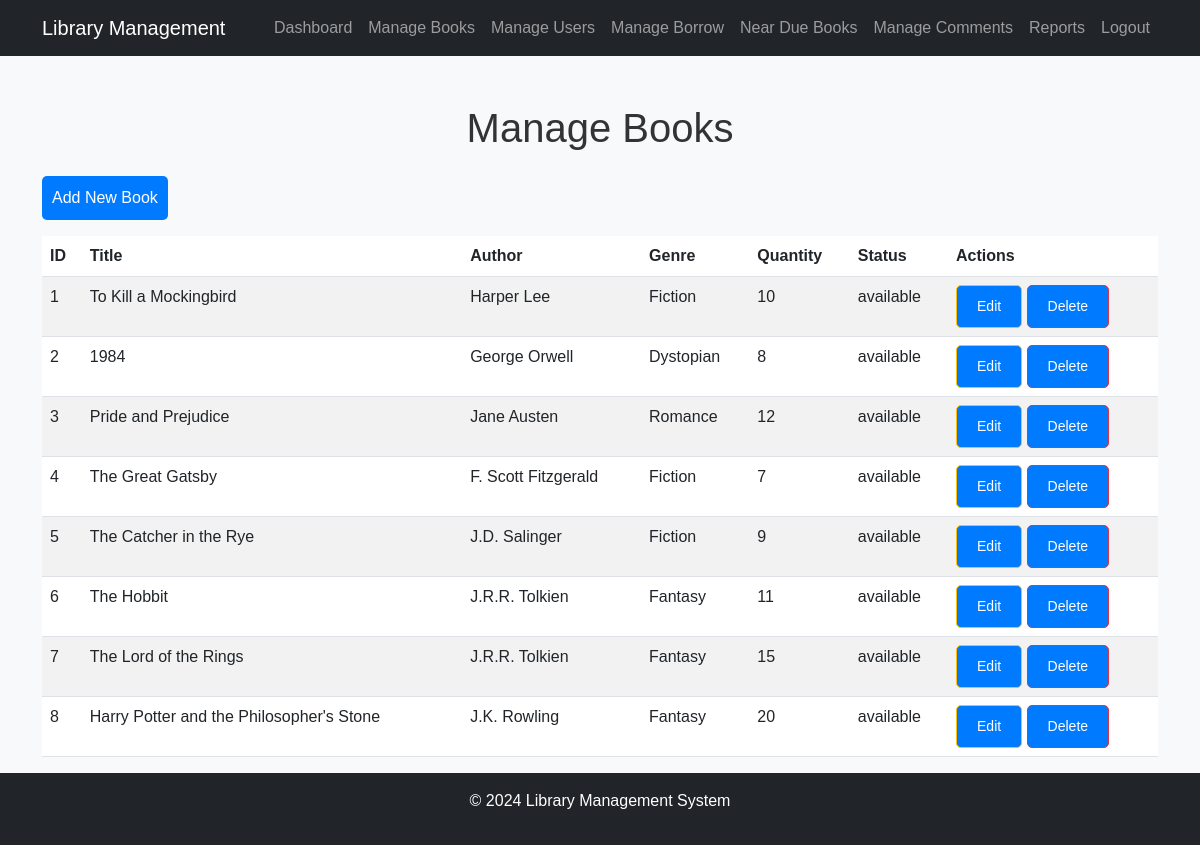
The page /admin/manage_books.php (signed in) on the database as committed earlier.
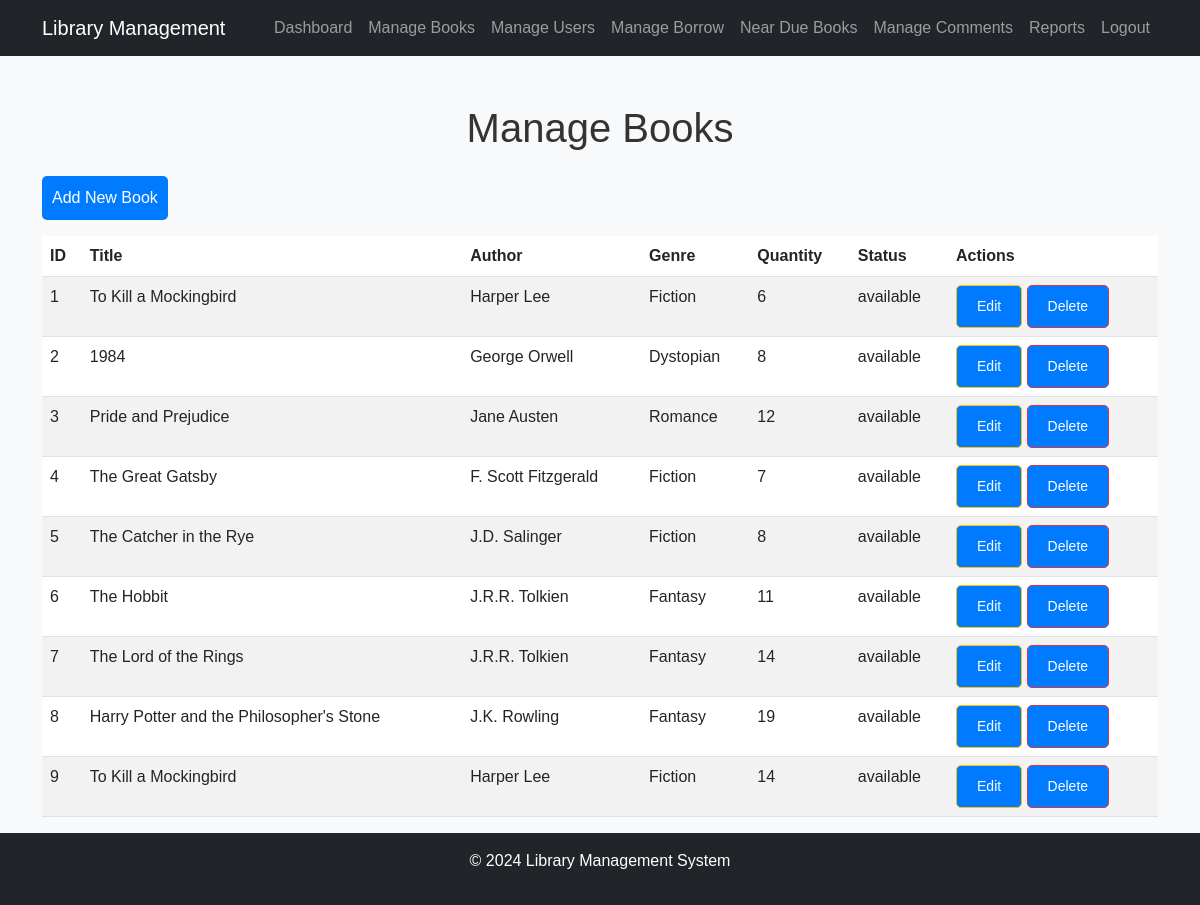
The same page on the database as committed later.
### tables this page shows
CREATE TABLE `books` (
  `id` int(11) NOT NULL,
  `title` varchar(255) NOT NULL,
  `author` varchar(255) NOT NULL,
  `genre` varchar(100) DEFAULT NULL,
  `description` mediumtext DEFAULT NULL,
  `isbn` varchar(20) DEFAULT NULL,
  `status` enum('available','borrowed','reserved','lost') DEFAULT 'available',
  `cover_image` varchar(255) DEFAULT NULL,
  `published_year` year(4) DEFAULT NULL,
  `quantity` int(11) DEFAULT 0,
  `borrow_duration` int(11) DEFAULT 14
);

### admin/manage_books.php (the view, shortened to what this page needs)
<!DOCTYPE html>
<html lang="en">
<head>
    <link href="https://cdn.jsdelivr.net/npm/bootstrap@5.3.0/dist/css/bootstrap.min.css" rel="stylesheet">
    <link rel="stylesheet" href="../assets/css/style.css">
</head>
<body>
    <?php include_once '../includes/header.php'; ?>
    <div class="container mt-5">
        <h1 class="text-center mb-4">Manage Books</h1>
        <div class="mb-3">
            <a href="add_book.php" class="btn btn-primary">Add New Book</a>
        </div>
        <table class="table table-striped">
            <thead>
                <tr>
                    <th>ID</th>
                    <th>Title</th>
                    <th>Author</th>
                    <th>Genre</th>
                    <th>Quantity</th>
                    <th>Status</th>
                    <th>Actions</th>
                </tr>
            </thead>
            <tbody>
                <?php
                include_once '../includes/db.php';
                $sql = "SELECT * FROM books";
                $result = $conn->query($sql);
                while ($row = $result->fetch_assoc()):
                ?>
                    <tr>
                        <td><?php echo $row['id']; ?></td>
                        <td><?php echo $row['title']; ?></td>
                        <td><?php echo $row['author']; ?></td>
                        <td><?php echo $row['genre']; ?></td>
                        <td><?php echo $row['quantity']; ?></td>
                        <td>
                            <span class="status-<?php echo strtolower($row['status']); ?>">
                                <?php echo $row['status']; ?>
                            </span>
                        </td>
                        <td>
                            <a href="edit_book.php?id=<?php echo $row['id']; ?>" class="btn btn-sm btn-warning">Edit</a>
                            <a href="delete_book.php?id=<?php echo $row['id']; ?>" class="btn btn-sm btn-danger" onclick="return confirm('Are you sure?')">Delete</a>
                        </td>
                    </tr>
                <?php endwhile; ?>
            </tbody>
        </table>
    </div>
    <?php include_once '../includes/footer.php'; ?>
</body>
</html>

Rows that differ between the two databases and show on the page:
changed books id 1: quantity "10" → "6"
changed books "The Catcher in the Rye": quantity "9" → "8"
changed books "The Lord of the Rings": quantity "15" → "14"
changed books "Harry Potter and the Philosopher's Stone": quantity "20" → "19"
added books: id "9", title "To Kill a Mockingbird", author "Harper Lee", genre "Fiction", quantity "14", status "available"
